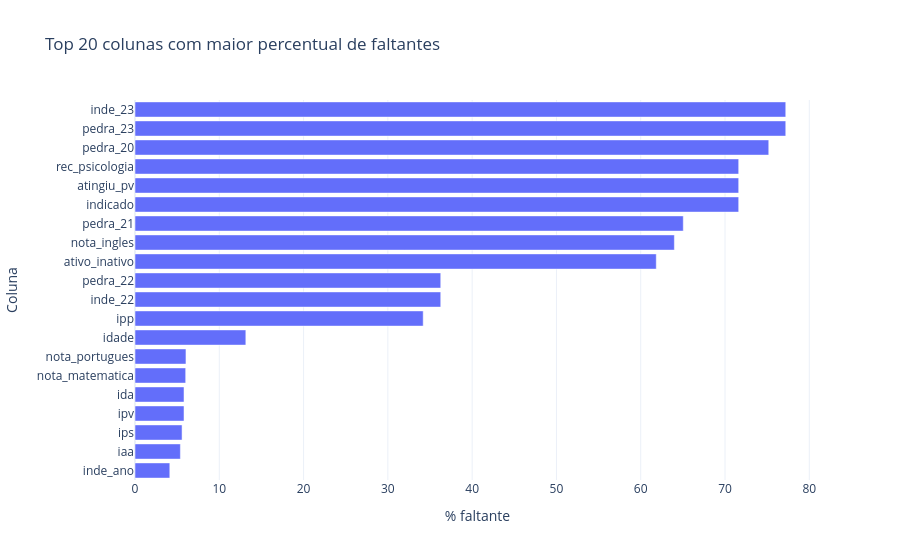

Notebook cell for this chart:
### Markdown cell above
## 4) Qualidade de dados

### Code cell
missing_pct = (df.isna().mean() * 100).sort_values(ascending=False).reset_index()
missing_pct.columns = ["coluna", "pct_faltante"]

display(missing_pct.head(20))

fig_missing = px.bar(
    missing_pct.head(20),
    x="pct_faltante",
    y="coluna",
    orientation="h",
    title="Top 20 colunas com maior percentual de faltantes",
    labels={"pct_faltante": "% faltante", "coluna": "Coluna"},
)
fig_missing.update_layout(yaxis={"categoryorder": "total ascending"})
fig_missing.show()

### Figure 1 — Plotly figure (JSON) as saved in the notebook; plotly's stock layout.template omitted (floating-point values rounded to 4 significant figures)
{"data": [{"hovertemplate": "% faltante=%{x}<br>Coluna=%{y}<extra></extra>", "legendgroup": "", "marker": {"color": "#636efa", "pattern": {"shape": ""}}, "name": "", "orientation": "h", "showlegend": false, "textposition": "auto", "type": "bar", "x": [77.21, 77.21, 75.19, 71.62, 71.62, 71.62, 65.05, 63.99, 61.84, 36.27, 36.27, 34.19, 13.15, 6.046, 6.013, 5.814, 5.814, 5.583, 5.385, 4.13], "xaxis": "x", "y": ["pedra_23", "inde_23", "pedra_20", "indicado", "atingiu_pv", "rec_psicologia", "pedra_21", "nota_ingles", "ativo_inativo", "inde_22", "pedra_22", "ipp", "idade", "nota_portugues", "nota_matematica", "ipv", "ida", "ips", "iaa", "inde_ano"], "yaxis": "y"}], "layout": {"barmode": "relative", "legend": {"tracegroupgap": 0}, "title": {"text": "Top 20 colunas com maior percentual de faltantes"}, "xaxis": {"anchor": "y", "domain": [0, 1], "title": {"text": "% faltante"}}, "yaxis": {"anchor": "x", "categoryorder": "total ascending", "domain": [0, 1], "title": {"text": "Coluna"}}}}
